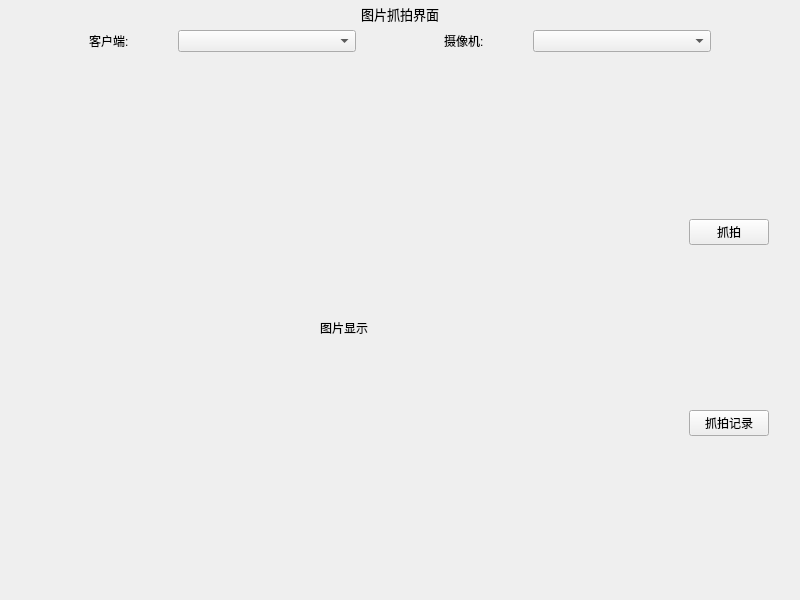
<?xml version="1.0" encoding="UTF-8"?>
<ui version="4.0">
 <class>ui_image_capture</class>
 <widget class="QMainWindow" name="ui_image_capture">
  <property name="geometry">
   <rect>
    <x>0</x>
    <y>0</y>
    <width>800</width>
    <height>600</height>
   </rect>
  </property>
  <property name="windowTitle">
   <string>指示灯识别监控系统</string>
  </property>
  <widget class="QWidget" name="centralwidget">
   <layout class="QVBoxLayout" name="verticalLayout_2" stretch="1,1,20">
    <property name="spacing">
     <number>0</number>
    </property>
    <property name="leftMargin">
     <number>0</number>
    </property>
    <property name="topMargin">
     <number>0</number>
    </property>
    <property name="rightMargin">
     <number>0</number>
    </property>
    <property name="bottomMargin">
     <number>0</number>
    </property>
    <item>
     <widget class="QWidget" name="ui_imgcap_title_widget" native="true">
      <layout class="QHBoxLayout" name="horizontalLayout" stretch="2,1,2">
       <property name="spacing">
        <number>0</number>
       </property>
       <property name="leftMargin">
        <number>0</number>
       </property>
       <property name="topMargin">
        <number>0</number>
       </property>
       <property name="rightMargin">
        <number>0</number>
       </property>
       <property name="bottomMargin">
        <number>0</number>
       </property>
       <item>
        <spacer name="horizontalSpacer">
         <property name="orientation">
          <enum>Qt::Horizontal</enum>
         </property>
         <property name="sizeHint" stdset="0">
          <size>
           <width>317</width>
           <height>20</height>
          </size>
         </property>
        </spacer>
       </item>
       <item>
        <widget class="QLabel" name="ui_imgcap_title_lab">
         <property name="font">
          <font>
           <pointsize>10</pointsize>
          </font>
         </property>
         <property name="text">
          <string>图片抓拍界面</string>
         </property>
         <property name="alignment">
          <set>Qt::AlignCenter</set>
         </property>
        </widget>
       </item>
       <item>
        <spacer name="horizontalSpacer_2">
         <property name="orientation">
          <enum>Qt::Horizontal</enum>
         </property>
         <property name="sizeHint" stdset="0">
          <size>
           <width>317</width>
           <height>20</height>
          </size>
         </property>
        </spacer>
       </item>
      </layout>
     </widget>
    </item>
    <item>
     <widget class="QWidget" name="ui_imgcap_clientinfo_widget" native="true">
      <layout class="QHBoxLayout" name="horizontalLayout_3" stretch="1,1,2,1,1,2,1">
       <property name="spacing">
        <number>0</number>
       </property>
       <property name="leftMargin">
        <number>0</number>
       </property>
       <property name="topMargin">
        <number>0</number>
       </property>
       <property name="rightMargin">
        <number>0</number>
       </property>
       <property name="bottomMargin">
        <number>0</number>
       </property>
       <item>
        <spacer name="horizontalSpacer_6">
         <property name="orientation">
          <enum>Qt::Horizontal</enum>
         </property>
         <property name="sizeHint" stdset="0">
          <size>
           <width>86</width>
           <height>20</height>
          </size>
         </property>
        </spacer>
       </item>
       <item>
        <widget class="QLabel" name="ui_imgcap_clientname_lab">
         <property name="text">
          <string>客户端:</string>
         </property>
        </widget>
       </item>
       <item>
        <widget class="QComboBox" name="ui_imgcap_clientname_cmbx"/>
       </item>
       <item>
        <spacer name="horizontalSpacer_7">
         <property name="orientation">
          <enum>Qt::Horizontal</enum>
         </property>
         <property name="sizeHint" stdset="0">
          <size>
           <width>85</width>
           <height>20</height>
          </size>
         </property>
        </spacer>
       </item>
       <item>
        <widget class="QLabel" name="ui_imgcap_cameraname_lab">
         <property name="text">
          <string>摄像机:</string>
         </property>
        </widget>
       </item>
       <item>
        <widget class="QComboBox" name="ui_imgcap_cameraname_cmbx"/>
       </item>
       <item>
        <spacer name="horizontalSpacer_8">
         <property name="orientation">
          <enum>Qt::Horizontal</enum>
         </property>
         <property name="sizeHint" stdset="0">
          <size>
           <width>86</width>
           <height>20</height>
          </size>
         </property>
        </spacer>
       </item>
      </layout>
     </widget>
    </item>
    <item>
     <widget class="QWidget" name="ui_imgcap_main_widget" native="true">
      <layout class="QHBoxLayout" name="horizontalLayout_2" stretch="1,20,1,2,1">
       <property name="spacing">
        <number>0</number>
       </property>
       <property name="leftMargin">
        <number>0</number>
       </property>
       <property name="topMargin">
        <number>0</number>
       </property>
       <property name="rightMargin">
        <number>0</number>
       </property>
       <property name="bottomMargin">
        <number>0</number>
       </property>
       <item>
        <spacer name="horizontalSpacer_3">
         <property name="orientation">
          <enum>Qt::Horizontal</enum>
         </property>
         <property name="sizeHint" stdset="0">
          <size>
           <width>28</width>
           <height>20</height>
          </size>
         </property>
        </spacer>
       </item>
       <item>
        <widget class="QLabel" name="ui_imgcap_show_lab">
         <property name="text">
          <string>图片显示</string>
         </property>
         <property name="alignment">
          <set>Qt::AlignCenter</set>
         </property>
        </widget>
       </item>
       <item>
        <spacer name="horizontalSpacer_4">
         <property name="orientation">
          <enum>Qt::Horizontal</enum>
         </property>
         <property name="sizeHint" stdset="0">
          <size>
           <width>27</width>
           <height>20</height>
          </size>
         </property>
        </spacer>
       </item>
       <item>
        <widget class="QWidget" name="widget_2" native="true">
         <layout class="QVBoxLayout" name="verticalLayout" stretch="1,2,1,2,1">
          <property name="spacing">
           <number>0</number>
          </property>
          <property name="leftMargin">
           <number>0</number>
          </property>
          <property name="topMargin">
           <number>0</number>
          </property>
          <property name="rightMargin">
           <number>0</number>
          </property>
          <property name="bottomMargin">
           <number>0</number>
          </property>
          <item>
           <spacer name="verticalSpacer">
            <property name="orientation">
             <enum>Qt::Vertical</enum>
            </property>
            <property name="sizeHint" stdset="0">
             <size>
              <width>20</width>
              <height>112</height>
             </size>
            </property>
           </spacer>
          </item>
          <item>
           <widget class="QPushButton" name="ui_imgcap_cap_btn">
            <property name="text">
             <string>抓拍</string>
            </property>
           </widget>
          </item>
          <item>
           <spacer name="verticalSpacer_4">
            <property name="orientation">
             <enum>Qt::Vertical</enum>
            </property>
            <property name="sizeHint" stdset="0">
             <size>
              <width>20</width>
              <height>40</height>
             </size>
            </property>
           </spacer>
          </item>
          <item>
           <widget class="QPushButton" name="ui_imacap_log_btn">
            <property name="text">
             <string>抓拍记录</string>
            </property>
           </widget>
          </item>
          <item>
           <spacer name="verticalSpacer_3">
            <property name="orientation">
             <enum>Qt::Vertical</enum>
            </property>
            <property name="sizeHint" stdset="0">
             <size>
              <width>20</width>
              <height>112</height>
             </size>
            </property>
           </spacer>
          </item>
         </layout>
        </widget>
       </item>
       <item>
        <spacer name="horizontalSpacer_5">
         <property name="orientation">
          <enum>Qt::Horizontal</enum>
         </property>
         <property name="sizeHint" stdset="0">
          <size>
           <width>28</width>
           <height>20</height>
          </size>
         </property>
        </spacer>
       </item>
      </layout>
     </widget>
    </item>
   </layout>
  </widget>
 </widget>
 <resources/>
 <connections/>
</ui>
